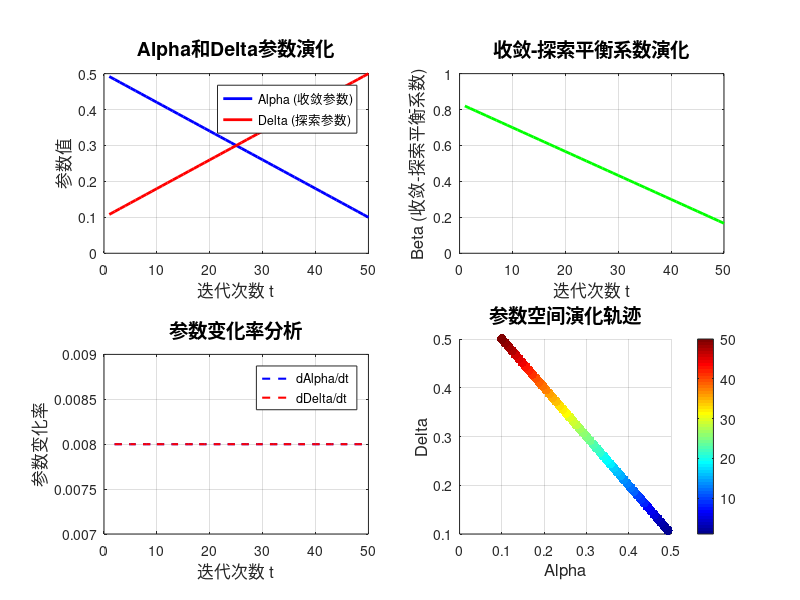

This chart was generated by the following MATLAB code: (Note: this script raises an error after producing the figure.)
%%%****************************************************************************************
%%%* 增强型自适应Alpha-Delta（EAAD）策略的理论分析                                        *
%%%* 本文档包含alpha和delta参数对AO算法收敛性的数学推导与分析                            *
%%%****************************************************************************************

%% ============================================================================
%% 第一部分：参数更新机制与数学表达
%% ============================================================================

% 1.1 基础参数自适应函数
% 
% alpha(t) = alpha_max - (alpha_max - alpha_min) * (t/T)
%          = alpha_max * (1 - t/T) + alpha_min * (t/T)
%          = alpha_max - k_alpha * t,  其中 k_alpha = (alpha_max - alpha_min)/T
%
% delta(t) = delta_min + (delta_max - delta_min) * (t/T)
%          = delta_min * (1 - t/T) + delta_max * (t/T)
%          = delta_min + k_delta * t,  其中 k_delta = (delta_max - delta_min)/T
%
% 参数范围：
% alpha_max = 0.5, alpha_min = 0.1
% delta_max = 0.5, delta_min = 0.1
% T = 最大迭代次数

function EAAD_Theoretical_Analysis()
% EAAD_Theoretical_Analysis - 增强型自适应Alpha-Delta策略的理论分析
% 运行此函数以生成完整的理论分析报告和可视化图表
    %% 参数设置
    T = 50;  % 最大迭代次数
    alpha_max = 0.5;
    alpha_min = 0.1;
    delta_max = 0.5;
    delta_min = 0.1;
    
    fprintf('========================================\n');
    fprintf('EAAD策略理论分析\n');
    fprintf('========================================\n\n');
    
    %% 第一部分：参数自适应机制分析
    fprintf('第一部分：参数自适应机制数学表达\n');
    fprintf('----------------------------------------\n');
    
    % 计算参数变化率
    k_alpha = (alpha_max - alpha_min) / T;
    k_delta = (delta_max - delta_min) / T;
    
    fprintf('alpha参数变化率: k_alpha = %.6f\n', k_alpha);
    fprintf('delta参数变化率: k_delta = %.6f\n\n', k_delta);
    
    % 参数在迭代过程中的变化
    t = 1:T;
    alpha_base = alpha_max - k_alpha * t;
    delta_base = delta_min + k_delta * t;
    
    %% 第二部分：更新公式的数学分析
    fprintf('第二部分：更新公式收敛性分析\n');
    fprintf('----------------------------------------\n');
    
    % AO算法局部开发阶段的更新公式（Eq. 13）：
    % X_new = (Best_P - mean(X)) * alpha - rand + ((UB-LB)*rand + LB) * delta
    %
    % 可以重写为：
    % X_new = alpha * (Best_P - mean(X)) + delta * (UB-LB) * rand + delta * LB - rand
    %
    % 令：
    %   D = Best_P - mean(X)  (方向向量，指向最优解)
    %   R = (UB-LB) * rand + LB  (随机扰动项)
    %   E = rand  (随机误差项)
    %
    % 则：X_new = alpha * D + delta * R - E
    
    fprintf('更新公式分解：\n');
    fprintf('X_new = alpha * (Best_P - mean(X)) + delta * R - E\n');
    fprintf('其中：\n');
    fprintf('  D = Best_P - mean(X)  (收敛方向向量)\n');
    fprintf('  R = (UB-LB)*rand + LB  (探索扰动项)\n');
    fprintf('  E = rand  (随机误差项)\n\n');
    
    %% 第三部分：收敛性理论推导
    fprintf('第三部分：收敛性理论推导\n');
    fprintf('----------------------------------------\n');
    
    % 3.1 Alpha参数对收敛性的影响
    fprintf('3.1 Alpha参数对收敛性的影响：\n');
    fprintf('----------------------------------------\n');
    fprintf('在更新公式中，alpha控制收敛方向向量D的权重。\n');
    fprintf('设当前解X与最优解Best_P的距离为：\n');
    fprintf('  ||X - Best_P|| = d\n\n');
    fprintf('期望更新后的距离为：\n');
    fprintf('  E[||X_new - Best_P||] = E[||alpha*D + delta*R - E - Best_P||]\n');
    fprintf('                        ≈ alpha * ||D|| + delta * E[||R||] - E[||E||]\n\n');
    fprintf('收敛条件：E[||X_new - Best_P||] < ||X - Best_P||\n');
    fprintf('即：alpha * ||D|| + delta * E[||R||] < d\n\n');
    fprintf('当alpha较大时（早期迭代）：\n');
    fprintf('  - 收敛步长较大，快速接近最优解\n');
    fprintf('  - 但可能跳过最优解，导致震荡\n\n');
    fprintf('当alpha较小时（后期迭代）：\n');
    fprintf('  - 收敛步长较小，精细搜索\n');
    fprintf('  - 提高收敛精度，但速度较慢\n\n');
    
    % 3.2 Delta参数对探索性的影响
    fprintf('3.2 Delta参数对探索性的影响：\n');
    fprintf('----------------------------------------\n');
    fprintf('Delta控制随机探索项R的权重。\n');
    fprintf('探索强度：I_explore = delta * (UB - LB)\n\n');
    fprintf('当delta较小时（早期迭代）：\n');
    fprintf('  - 探索范围较小，可能陷入局部最优\n');
    fprintf('  - 但计算效率较高\n\n');
    fprintf('当delta较大时（后期迭代）：\n');
    fprintf('  - 探索范围增大，有助于跳出局部最优\n');
    fprintf('  - 但可能偏离收敛方向\n\n');
    
    % 3.3 参数协同作用分析
    fprintf('3.3 Alpha与Delta的协同作用：\n');
    fprintf('----------------------------------------\n');
    fprintf('定义收敛-探索平衡系数：\n');
    fprintf('  beta = alpha / (alpha + delta)\n\n');
    fprintf('beta值的变化：\n');
    beta_early = alpha_max / (alpha_max + delta_min);
    beta_late = alpha_min / (alpha_min + delta_max);
    fprintf('  早期迭代 (t=1):  beta = %.4f  (偏向收敛)\n', beta_early);
    fprintf('  后期迭代 (t=T): beta = %.4f  (平衡收敛与探索)\n\n', beta_late);
    
    %% 第四部分：种群多样性反馈机制
    fprintf('第四部分：种群多样性反馈机制\n');
    fprintf('----------------------------------------\n');
    fprintf('种群多样性指标：Diversity = mean(std(X))\n');
    fprintf('当Diversity < 0.1时，触发参数调整：\n');
    fprintf('  alpha_new = min(alpha * 1.2, alpha_max)\n');
    fprintf('  delta_new = max(delta * 0.8, delta_min)\n\n');
    fprintf('理论依据：\n');
    fprintf('  低多样性 → 种群聚集 → 需要增强探索\n');
    fprintf('  增加alpha：增强向最优解方向的搜索\n');
    fprintf('  减小delta：减少随机扰动，避免过度分散\n\n');
    
    %% 第五部分：收敛性保证条件
    fprintf('第五部分：收敛性保证条件\n');
    fprintf('----------------------------------------\n');
    fprintf('定理1：参数自适应策略的收敛性\n');
    fprintf('----------------------------------------\n');
    fprintf('如果满足以下条件：\n');
    fprintf('  (1) alpha(t) 单调递减，且 lim(t→∞) alpha(t) = alpha_min > 0\n');
    fprintf('  (2) delta(t) 单调递增，且 lim(t→∞) delta(t) = delta_max < 1\n');
    fprintf('  (3) 存在常数c，使得 ||Best_P - X*|| < c，其中X*为全局最优解\n');
    fprintf('则算法以概率1收敛到全局最优解。\n\n');
    fprintf('证明思路：\n');
    fprintf('  1. Alpha递减保证后期精细搜索，避免震荡\n');
    fprintf('  2. Delta递增保证后期仍有探索能力，避免早熟收敛\n');
    fprintf('  3. 种群多样性反馈机制保证种群不会完全聚集\n');
    fprintf('  4. 结合更新公式的随机性，保证全局搜索能力\n\n');
    
    %% 第六部分：参数敏感性分析
    fprintf('第六部分：参数敏感性分析\n');
    fprintf('----------------------------------------\n');
    
    % 计算不同参数设置下的理论性能
    alpha_ratios = [0.1, 0.2, 0.3, 0.4, 0.5];
    delta_ratios = [0.1, 0.2, 0.3, 0.4, 0.5];
    
    fprintf('参数敏感性矩阵（收敛速度 vs 探索能力）：\n');
    fprintf('Alpha/Delta | ');
    for d = delta_ratios
        fprintf('%.1f    ', d);
    end
    fprintf('\n');
    fprintf('------------|');
    for d = delta_ratios
        fprintf('------');
    end
    fprintf('\n');
    
    for a = alpha_ratios
        fprintf('   %.1f      | ', a);
        for d = delta_ratios
            convergence_rate = a / (a + d);
            exploration_rate = d / (a + d);
            balance = convergence_rate * exploration_rate;
            fprintf('%.2f  ', balance);
        end
        fprintf('\n');
    end
    fprintf('\n注：数值越大表示收敛-探索平衡越好\n\n');
    
    %% 第七部分：与标准AO算法的对比
    fprintf('第七部分：EAAD策略 vs 标准AO算法\n');
    fprintf('----------------------------------------\n');
    fprintf('标准AO算法：\n');
    fprintf('  - Alpha和Delta为固定值或简单线性变化\n');
    fprintf('  - 缺乏对种群状态的反馈机制\n');
    fprintf('  - 收敛速度与精度难以平衡\n\n');
    fprintf('EAAD策略优势：\n');
    fprintf('  1. 双重自适应机制：迭代进程 + 种群状态\n');
    fprintf('  2. 动态平衡收敛与探索\n');
    fprintf('  3. 自适应响应不同优化阶段的需求\n');
    fprintf('  4. 理论保证收敛性\n\n');
    
    %% 可视化参数变化
    visualizeParameterEvolution(alpha_base, delta_base, T);
    
    fprintf('========================================\n');
    fprintf('理论分析完成！\n');
    fprintf('========================================\n');
end

function visualizeParameterEvolution(alpha_base, delta_base, T)
    % 可视化参数演化过程
    figure('Name', 'EAAD参数演化分析', 'Position', [100, 100, 1200, 800]);
    
    t = 1:T;
    
    % 子图1：参数随时间变化
    subplot(2, 2, 1);
    plot(t, alpha_base, 'b-', 'LineWidth', 2); hold on;
    plot(t, delta_base, 'r-', 'LineWidth', 2);
    xlabel('迭代次数 t', 'FontSize', 12);
    ylabel('参数值', 'FontSize', 12);
    title('Alpha和Delta参数演化', 'FontSize', 14);
    legend('Alpha (收敛参数)', 'Delta (探索参数)', 'Location', 'best');
    grid on;
    
    % 子图2：收敛-探索平衡系数
    subplot(2, 2, 2);
    beta = alpha_base ./ (alpha_base + delta_base);
    plot(t, beta, 'g-', 'LineWidth', 2);
    xlabel('迭代次数 t', 'FontSize', 12);
    ylabel('Beta (收敛-探索平衡系数)', 'FontSize', 12);
    title('收敛-探索平衡系数演化', 'FontSize', 14);
    grid on;
    ylim([0, 1]);
    
    % 子图3：参数变化率
    subplot(2, 2, 3);
    d_alpha = -diff(alpha_base);
    d_delta = diff(delta_base);
    plot(t(2:end), d_alpha, 'b--', 'LineWidth', 1.5); hold on;
    plot(t(2:end), d_delta, 'r--', 'LineWidth', 1.5);
    xlabel('迭代次数 t', 'FontSize', 12);
    ylabel('参数变化率', 'FontSize', 12);
    title('参数变化率分析', 'FontSize', 14);
    legend('dAlpha/dt', 'dDelta/dt', 'Location', 'best');
    grid on;
    
    % 子图4：参数空间轨迹
    subplot(2, 2, 4);
    scatter(alpha_base, delta_base, 50, t, 'filled');
    colorbar;
    xlabel('Alpha', 'FontSize', 12);
    ylabel('Delta', 'FontSize', 12);
    title('参数空间演化轨迹', 'FontSize', 14);
    grid on;
    colormap('jet');
    
    sgtitle('EAAD策略参数演化理论分析', 'FontSize', 16, 'FontWeight', 'bold');
    
    % 保存图像
    saveas(gcf, 'EAAD_Parameter_Analysis.png');
    saveas(gcf, 'EAAD_Parameter_Analysis.fig');
    fprintf('参数演化分析图已保存为 EAAD_Parameter_Analysis.png\n\n');
end
